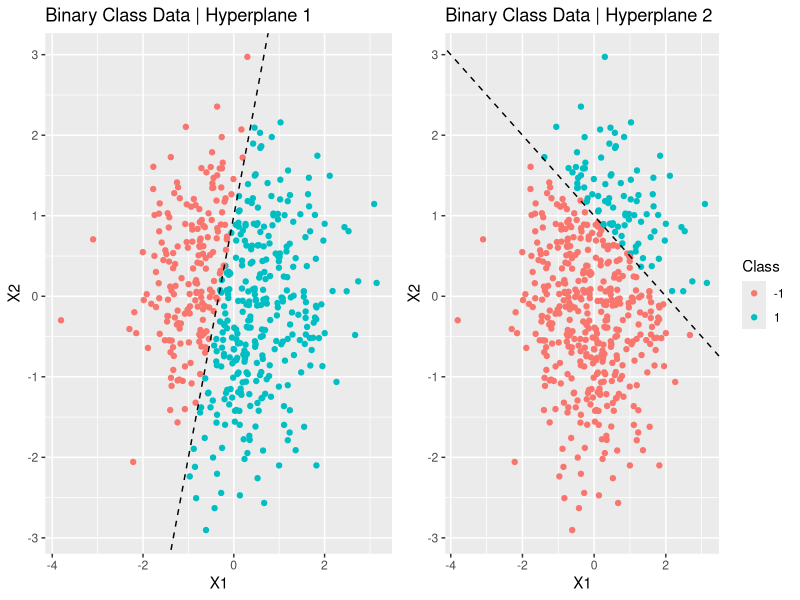

Write R code to recreate this figure.
## ---- chunk 1
suppressPackageStartupMessages(library(gridExtra))
suppressPackageStartupMessages(library(ggplot2))

x <- matrix(rnorm(500*2), ncol = 2)

hyperplane1 <- 1 + 3*x[, 1] - x[, 2]
y <- ifelse(hyperplane1 > 0, 1, -1)

hyperplane2 <- -2 + x[, 1] + 2*x[, 2]
y2 <- ifelse(hyperplane2 > 0, 1, -1)

par(mfrow = c(1, 2))

plot1 <- ggplot(data.frame(x = x,
                  y = factor(y, levels = c(-1, 1))), aes(x.1, x.2, color=y)) +
            geom_point(show.legend = FALSE) +
            geom_abline(intercept = 1,
                        slope = 3,
                        linetype = 'dashed') +
            ggtitle("Binary Class Data | Hyperplane 1") +
            xlab("X1") +
            ylab("X2") +
            labs(color = "Class")

plot2 <- ggplot(data.frame(x = x,
                  y = factor(y2, levels = c(-1, 1))), aes(x.1, x.2, color=y)) +
            geom_point() +
            geom_abline(intercept = 1,
                        slope = -0.5,
                        linetype = 'dashed') +
            ggtitle("Binary Class Data | Hyperplane 2") +
            xlab("X1") +
            ylab("X2") +
            labs(color = "Class")

grid.arrange(plot1, plot2, ncol = 2)
